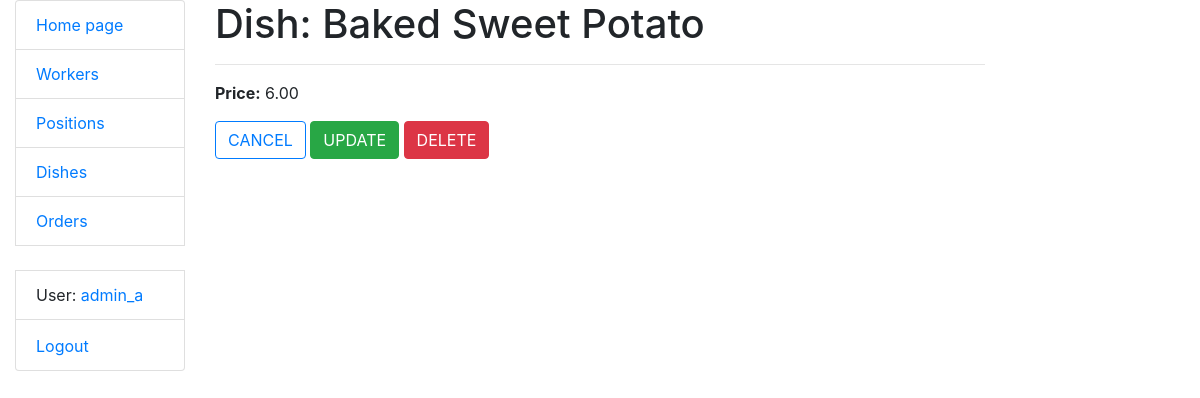
The app's page /dishes/10/ (signed in) with its own data.
### kitchen/models.py (models this page shows, shortened)
class Worker(AbstractUser):
    position = models.ForeignKey("Position", on_delete=models.CASCADE,
                                 null=True, blank=True, related_name="workers")
    class Meta:
        verbose_name = "worker"
        verbose_name_plural = "workers"
    def get_absolute_url(self):
        return reverse("kitchen:worker-detail", kwargs={"pk": self.pk})

class Dish(models.Model):
    name = models.CharField(max_length=255, unique=True)
    price = models.DecimalField(max_digits=5, decimal_places=2)
    class Meta:
        ordering = ["name"]

### kitchen/views.py (the view)
# urls.py: path("dishes/<int:pk>/", DishDetailView.as_view(), name="dish-detail"),
class DishDetailView(LoginRequiredMixin, generic.DetailView):
    model = Dish

### templates/kitchen/dish_detail.html
{% extends "base.html" %}
{% block content %}
  <h1>Dish: {{ dish.name }}</h1>
  <hr>
  <p><strong>Price:</strong> {{ dish.price }}</p>
  <a href="{% url 'kitchen:dish-list' %}" class="btn btn-outline-primary">CANCEL</a>
  <a href="{% url 'kitchen:dish-update' pk=dish.id %}" class="btn btn-success">UPDATE</a>
  <a href="{% url 'kitchen:dish-delete' pk=dish.id %}" class="btn btn-danger">DELETE</a>
{% endblock %}

### templates/includes/sidebar.html (shortened to what this page needs)
<ul class="sidebar-nav list-group">
  <li class="list-group-item"><a href="{% url "kitchen:index" %}">Home page</a></li>
  <li class="list-group-item"><a href="{% url "kitchen:worker-list" %}">Workers</a></li>
  <li class="list-group-item"><a href="{% url "kitchen:position-list" %}">Positions</a></li>
  <li class="list-group-item"><a href="{% url "kitchen:dish-list" %}">Dishes</a></li>
  <li class="list-group-item"><a href="{% url "kitchen:order-list" %}">Orders</a></li>
  <br>
  {% if user.is_authenticated %}
    <li class="list-group-item">User: <a href="{{ user.get_absolute_url }}">{{ user.get_username }}</a></li>
    <li class="list-group-item">
      <form id="logout-form" action="{% url 'logout' %}" method="post" style="display: inline;">
        <button type="submit" class="btn btn-link" style="padding: 0; border: none; background: none;">Logout</button>
      </form>
    </li>
  {% else %}
    <li class="list-group-item"><a href="{% url 'login' %}?next={{ request.path }}">Login</a></li>
  {% endif %}
</ul>

### records on screen
Worker: get_username "admin_a"
Dish: name "Baked Sweet Potato", price "6.00"
